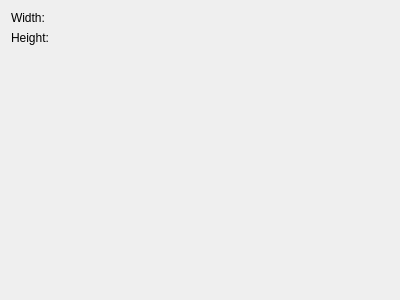
<?xml version="1.0" encoding="UTF-8"?>
<ui version="4.0">
 <class>PropertiesFormImage</class>
 <widget class="QDialog" name="PropertiesFormImage">
  <property name="geometry">
   <rect>
    <x>0</x>
    <y>0</y>
    <width>400</width>
    <height>300</height>
   </rect>
  </property>
  <property name="windowTitle">
   <string>Image</string>
  </property>
  <layout class="QGridLayout" name="gridLayout">
   <item row="0" column="0">
    <widget class="QLabel" name="lblWidth">
     <property name="sizePolicy">
      <sizepolicy hsizetype="Fixed" vsizetype="Preferred">
       <horstretch>0</horstretch>
       <verstretch>0</verstretch>
      </sizepolicy>
     </property>
     <property name="text">
      <string>Width:</string>
     </property>
    </widget>
   </item>
   <item row="0" column="2">
    <widget class="QLabel" name="lblWidthValue">
     <property name="text">
      <string/>
     </property>
    </widget>
   </item>
   <item row="1" column="2">
    <widget class="QLabel" name="lblHeightValue">
     <property name="text">
      <string/>
     </property>
    </widget>
   </item>
   <item row="1" column="0">
    <widget class="QLabel" name="lblHeight">
     <property name="sizePolicy">
      <sizepolicy hsizetype="Fixed" vsizetype="Preferred">
       <horstretch>0</horstretch>
       <verstretch>0</verstretch>
      </sizepolicy>
     </property>
     <property name="text">
      <string>Height:</string>
     </property>
    </widget>
   </item>
   <item row="2" column="0">
    <spacer name="verticalSpacer">
     <property name="orientation">
      <enum>Qt::Vertical</enum>
     </property>
     <property name="sizeHint" stdset="0">
      <size>
       <width>20</width>
       <height>229</height>
      </size>
     </property>
    </spacer>
   </item>
  </layout>
 </widget>
 <resources/>
 <connections/>
</ui>
